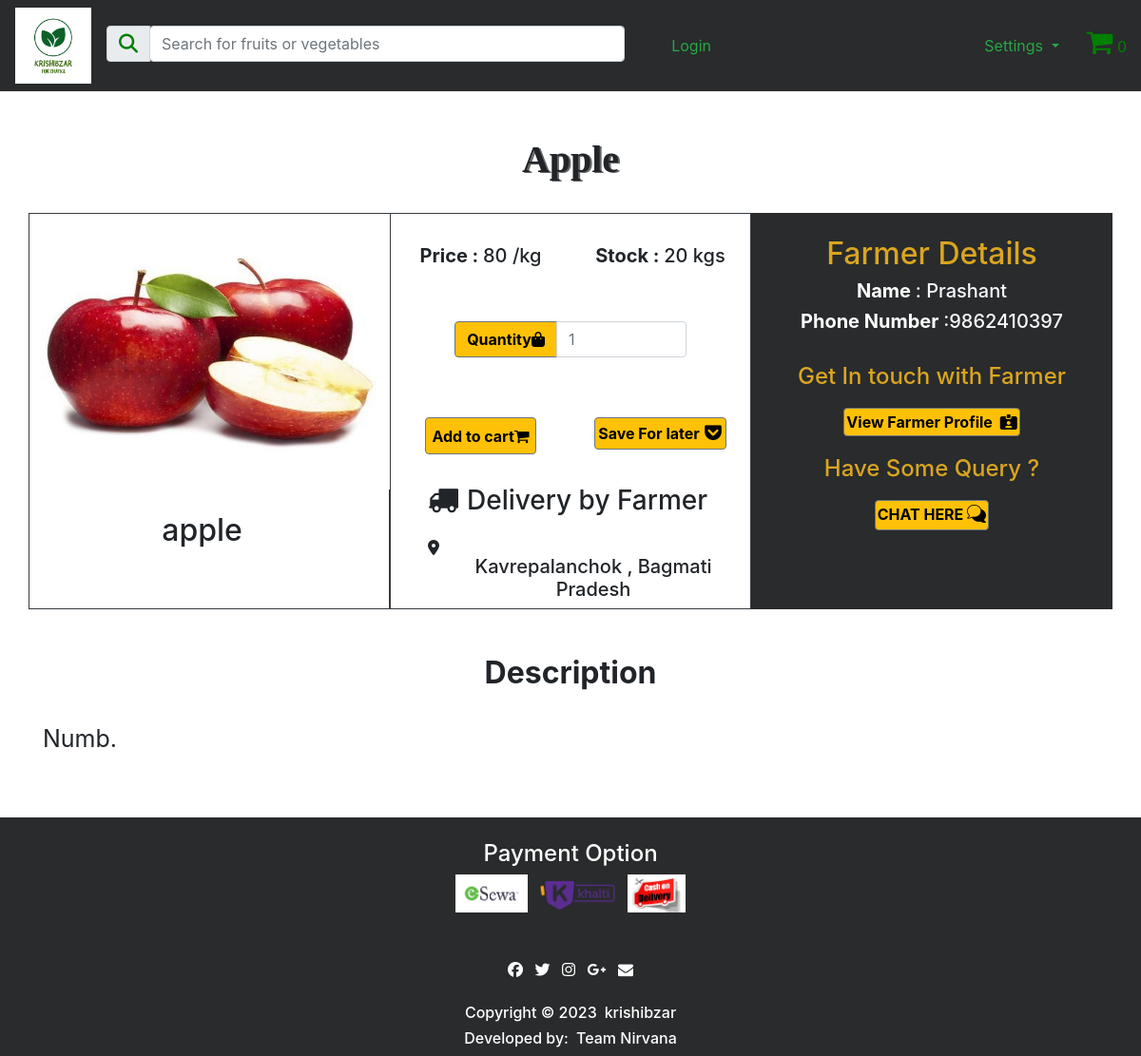
Page /BuyerPortal2/ProductDetails.php?id=49 on the committed database.
### tables this page shows
CREATE TABLE `products` (
  `product_id` int(100) NOT NULL,
  `farmer_fk` int(255) NOT NULL,
  `product_title` varchar(100) NOT NULL,
  `product_cat` varchar(100) NOT NULL,
  `product_type` varchar(100) NOT NULL,
  `product_expiry` varchar(25) NOT NULL,
  `product_image` text NOT NULL,
  `product_stock` int(100) NOT NULL,
  `product_price` int(100) NOT NULL,
  `product_desc` text NOT NULL,
  `product_keywords` text NOT NULL,
  `product_delivery` varchar(5) NOT NULL
);

CREATE TABLE `farmerregistration` (
  `farmer_id` int(255) NOT NULL,
  `farmer_name` varchar(255) NOT NULL,
  `farmer_phone` bigint(10) NOT NULL,
  `farmer_address` text NOT NULL,
  `farmer_state` varchar(50) NOT NULL,
  `farmer_district` varchar(50) NOT NULL,
  `farmer_password` varchar(100) NOT NULL
);

### BuyerPortal2/productdetails.php (the view, shortened to what this page needs)
<?php
include("../Functions/functions.php");
?>
<!DOCTYPE html>
<html lang="en">
<head>
    <link rel="stylesheet" href="https://maxcdn.bootstrapcdn.com/bootstrap/4.4.1/css/bootstrap.min.css">
    <link rel="stylesheet" href="https://cdnjs.cloudflare.com/ajax/libs/font-awesome/4.7.0/css/font-awesome.min.css">
</head>
<body>
<nav class="navbar navbar-expand-xl ">
        <a class="float-left" href="bhome.php">
            <img src="../Images/HomePage/krishi.png" class="float-left mr-2 moblogo" alt="Logo" style="height:80px;">
        </a>
        <div class="collapse navbar-collapse" id="navbarSupportedContent">
            <div class="input-group mb-1 ml-2 searchbox">
                <div class="input-group-prepend">
                    <div class="input-group-text"><i class="fas fa-search" style="font-size:20px;color:green; "></i></div>
                </div>
                <form action="SearchResult.php" method="get" enctype="multipart/form-data">
                    <input type="text" class="form-control " id="inlineFormInputGroup" name="search" placeholder="Search for fruits or vegetables " style="width:500px;">
                </form>
            </div>
        </div>
        <div class=" flex-row-reverse right ">
            <div class="p-2 cart">
                <div class="icon2">
                    <a href="CartPage.php"> <i class="fa" style="font-size:30px; color:green">&#61562;</i></a>
                    <span id="icon" style="color:green"> <?php echo totalItems(); ?> </span>
                </div>
            </div>
            <div class="dropdown p-2 settings ">
                <button class="btn  dropdown-toggle text-success" type="button" id="dropdownMenuButton" data-toggle="dropdown" aria-haspopup="true" aria-expanded="false">
                    Settings
                </button>
            </div>
        </div>
    </nav>
    <?php
    if (isset($_GET['id'])) {
        global $con;
        $product_id  = $_GET['id'];
        $query = "select * from products where product_id = $product_id";
        $run_query = mysqli_query($con, $query);
        echo "<br>";
        while ($rows = mysqli_fetch_array($run_query)) {
            $farmer_fk = $rows['farmer_fk'];
            $product_title = $rows['product_title'];
            $product_image = $rows['product_image'];
            $product_price = $rows['product_price'];
            $product_stock = $rows['product_stock'];
            $product_type = $rows['product_type'];
            $product_delivery = $rows['product_delivery'];
            $product_desc = $rows['product_desc'];
            if ($product_delivery == "yes") {
                $product_delivery = "Delivery by Farmer";
            } else {
                $product_delivery = "Delivery by Farmer Not Available";
            }
            $querya = "select * from farmerregistration where farmer_id = $farmer_fk";
            $runa_query = mysqli_query($con, $querya);
            while ($rows = mysqli_fetch_array($runa_query)) {
                $name = $rows['farmer_name'];
                $phone = $rows['farmer_phone'];
                $state = $rows['farmer_state'];
                $district = $rows['farmer_district'];
                echo "
                <div class='container'>
                    <div class='text-center'>
                        <br>
                        <h1 id='headings' class='font-weight-bold'>$product_title</h1>
                    </div>
                    <br>
                    <div class='row'>
                        <div class='col-12 col-xl-4 col-lg-4 col-md-4 col-sm-12   imageblock border border-dark'> <img src='../Admin/product_images/$product_image' class='d-flex mx-auto btn-dark image' height='290px;' width='380px;'><br>
                            <b>
                                <div class='text-center'>
                                    <h2>$product_type</h2>
                                    <br>
                                </div>
                            </b></div>
                        <div class='col-12 col-xl-4 col-lg-4 col-md-4 col-sm-12 block border border-dark'>
                            <div class='text-center mt-2 ''>
                                <br>
                                <div class='row'>
                                    <div class='col-12 col-xl-6 col-lg-6 col-md-6 col-sm-12 price'>
                                        <h5><b>Price : </b>$product_price /kg</h5>
                                    </div>
                                    <div class='col-12 col-xl-6 col-lg-6 col-md-6 col-sm-12 stock'>
                                        <h5><b>Stock : </b>$product_stock kgs</h5>
                                    </div>
                                </div>
                                <form actions='' method='post'>
                                    <div class='text-center'>
                                        <div class='input-group mb-3 wholequantity'>
                                            <div class='input-group-prepend quantity'>
                                                <span class='input-group-text bg-warning border-secondary quantitylabel' style='color:black' id='inputGroup-sizing-default' ><b>Quantity </b><i class='fas fa-shopping-bag'></i></span>
                                            </div>
                                            <input type='number' name='qty' placeholder=1 class='form-control quantitynumber' aria-label='Default' aria-describedby='inputGroup-sizing-default'>
                                        </div>
                                    </div>
                                    <div class='row'>
                                        <div class='col-12 col-xl-6 col-lg-6 col-md-6 col-sm-12'>
                                            <button name='cart' type='submit' class='btn btn-warning border-secondary addtocart' style='color:black'><b>Add to cart</b><i class='fa' style='font-size:17px; '>&#61562;</i></button>
                                        </div>
                                        <div class='col-12 col-xl-6 col-lg-6 col-md-6 col-sm-12'>
                                        <a href='saveforlater.php' class='btn btn-warning border-secondary saveforlater' style='color:black'padding:2px;'><b>Save For later</b><img src='saveforlater.png' class='ml-1 mb-1'></a></div>
                                    </div>
                                </form>
                                <div class='row text-center ml-4 mt-3'>
                                    <i class='fa fa-truck fa-2x'></i>
                                    <h3 style='padding-left:9px;'>$product_delivery</h3>
                                </div>
                                  <div class='row text-center ml-4 mt-3'>
                                   <i class='fas fa-map-marker-alt fa-1x'></i>
                                    <h5 style='padding-left:9px;'>$district , $state </h5>
                                </div>
                            </div>
                        </div>
                        <div class='col-12 col-xl-4 col-lg-4 col-md-4 col-sm-12 text-white' style='background-color:#292b2c;'>
                            <div class='text-center farmerdetails mt-4 ' style='color:goldenrod'><b>
                                    <b>
                                        <h2>Farmer Details
                                        </h2>
                                    </b>
                                </b>
                            </div>
                            <div class='details mt-1 text-center'>
                                <h5><b> Name </b><span style='color:ghostwhite'>: $name</span></h5>
                                <h5><b> Phone Number </b><span style='color:ghostwhite'>:$phone</span></h5>
                                <br>
                                <h4 style='color:goldenrod' class='text-center '>Get In touch with Farmer</h4>
                                <a href='BuyerPageFarmerProfile.php' class='btn btn-warning border-secondary  chat' style='color:black;padding:2px;'><b> View Farmer Profile <i class='fas fa-id-card-alt pl-1'></i> </b></a>
                                <h4 style='color:goldenrod' class='text-center ''>Have Some Query ?<br></h4>
                                <a href='#' class='btn btn-warning border-secondary  chat' style='color:black;padding:2px;'><b>CHAT HERE</b><img src='chat2.png' class='ml-1 mb-1'></a>
                            </div>
                        </div>
                    </div>
                    <br><br>
                    <div class='  description mt-0'><b>
                            <h2 class='text-center font-weight-bold'>Description</h2>
                        </b></div>
                    <br>
                    <div class='texty' style='margin-top:0%; font-size:25px;'> $product_desc.</div>
                </div>";
            }
        }
    }
    ?>
    <br><br>
    <section id="footer" class="myfooter">
        <div class="container">
            <div class="row text-center text-xs-center text-sm-left text-md-left">
                <div class="col aligncenter">
                    <br>
                    <h4>Payment Option</h4>
                    <img src="../Images/Website/esewa.jpg" alt="E-sewa" style="height:40px">
                    <img src="../Images/Website/khalti.jpg" alt="Khalti" style="height:40px">
                    <img src="../Images/Website/cod.jpeg" alt="COD" style="height:40px">
                </div>
            </div>
            <div class="row">
                <div class="col-xs-12 col-sm-12 col-md-12 mt-2 mt-sm-5">
                    <ul class="list-unstyled list-inline social text-center">
                        <li class="list-inline-item"><a href="javascript:void();"><i class="fa fa-facebook"></i></a></li>
                        <li class="list-inline-item"><a href="javascript:void();"><i class="fa fa-twitter"></i></a></li>
                        <li class="list-inline-item"><a href="javascript:void();"><i class="fa fa-instagram"></i></a></li>
                        <li class="list-inline-item"><a href="javascript:void();"><i class="fa fa-google-plus"></i></a></li>
                        <li class="list-inline-item"><a href="javascript:void();" target="_blank"><i class="fa fa-envelope"></i></a></li>
                    </ul>
                </div>
            </div>
            <div class="row">
                          <div class="col-xs-12 col-sm-12 col-md-12 mt-2 mt-sm-2 text-center">
                               <p class="h6">Copyright &copy; 2023<a class="text-green ml-2" href="https://www.krishibzar.com" target="_blank">krishibzar</a></p>
                               <p class="h6">Developed by:<a class="text-green ml-2" href="https://www.google.com" target="_blank">Team Nirvana</a></p>
                          </div>
            </div>
        </div>
</body>
</html>

### BuyerPortal2/productdetails.php (style rules this page uses)
.myfooter { background-color: #292b2c; color: white; margin-top: 15px; }
.aligncenter { text-align: center; }
a { color: white; }
* { margin: 0; padding: 0; box-sizing: border-box; }
nav { background-color: #292b2c; }
.right { display: flex; }
.cart { margin-right: -9px; }
.searchbox { width: 60%; }
.imageblock { padding-left: 0%; }
.image { margin-left: 0%; background-color: #ff5500; }
.addtocart { margin-top: 30%; padding: 4%; margin-bottom: 10%; }
.saveforlater { margin-top: 30%; padding: 2%; margin-bottom: 10%; }
.quantity { margin-top: 20%; }
.quantitynumber { margin-top: 20%; }
.wholequantity { width: 70%; margin-left: 15%; margin-right: 15%; }
.price { margin-left: 0%; padding: 0%; }
.stock { margin-right: -10%; }
.description { text-align: left; }
.chat { margin-bottom: 20px; margin-top: 10px; }
#headings { text-shadow: 2px 1px #666666; font-family: Cambria, Cochin, Georgia, Times, 'Times New Roman', serif }

### rows in the picture
products: product_title "Apple", product_type "apple", product_price "80", product_stock "20", product_delivery "Delivery by Farmer", product_desc "Numb"
farmerregistration: products.product_image (picture), farmer_district "Kavrepalanchok", farmer_state "Bagmati Pradesh", farmer_name "Prashant", farmer_phone "9862410397"
